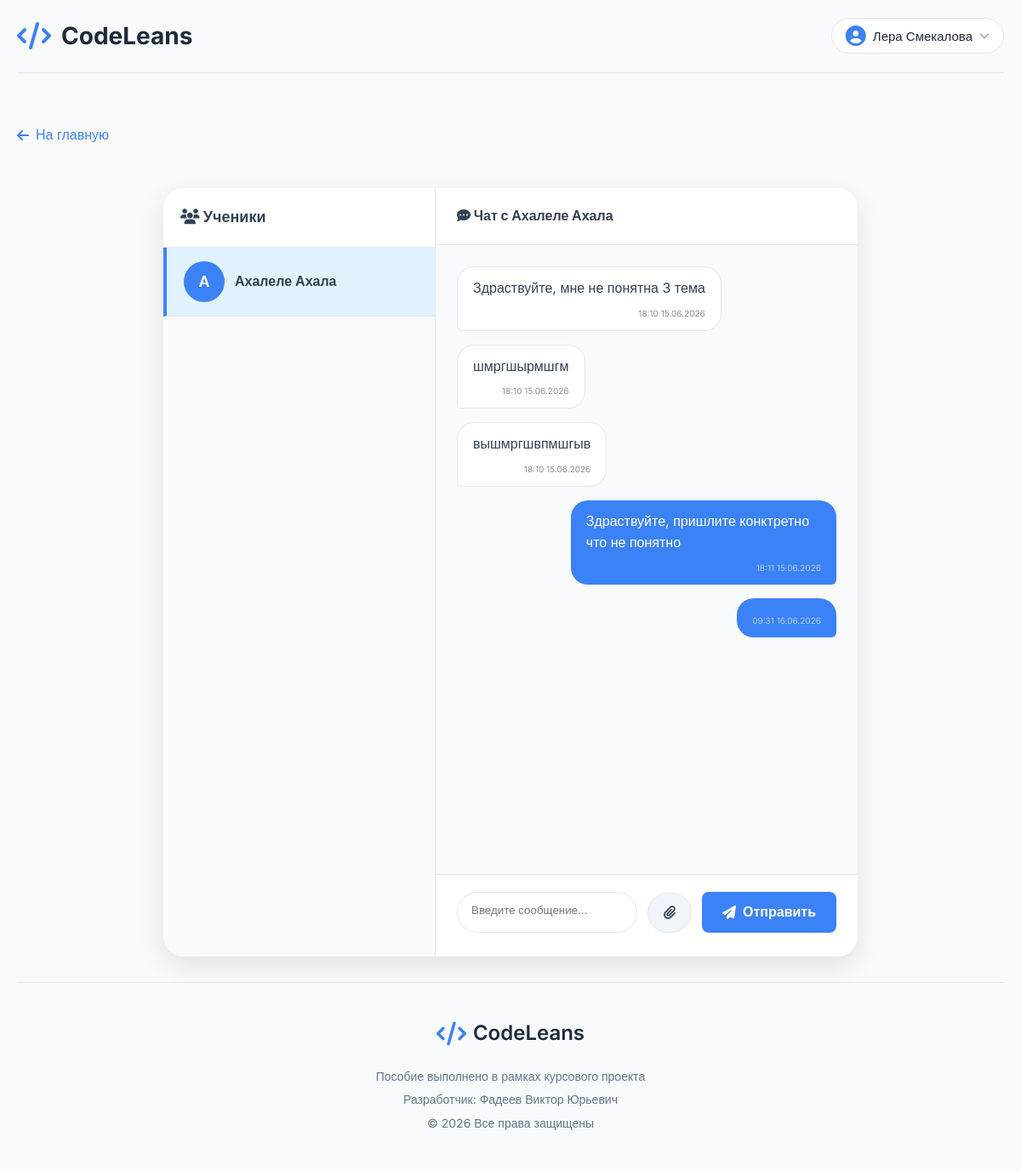
The app's page /teacher_messages.php (signed in) with its own data.
### tables this page shows
CREATE TABLE `users` (
  `id` int(11) NOT NULL,
  `full_name` varchar(100) NOT NULL,
  `email` varchar(100) NOT NULL,
  `theme` varchar(20) DEFAULT 'light',
  `font_size` varchar(20) DEFAULT 'medium',
  `avatar` varchar(255) DEFAULT NULL,
  `password` varchar(255) NOT NULL,
  `created_at` timestamp NOT NULL DEFAULT current_timestamp(),
  `reset_token` varchar(255) DEFAULT NULL,
  `reset_expires` datetime DEFAULT NULL
);

CREATE TABLE `private_messages` (
  `id` int(11) NOT NULL,
  `from_user_id` int(11) NOT NULL,
  `to_user_id` int(11) NOT NULL,
  `message` text DEFAULT NULL,
  `file_path` varchar(255) DEFAULT NULL,
  `file_type` varchar(100) DEFAULT NULL,
  `is_read` tinyint(1) DEFAULT 0,
  `created_at` timestamp NOT NULL DEFAULT current_timestamp()
);

### config.php (called while the page is built, shortened)
<?php
function getBodyThemeClass() {
    if (isset($_SESSION['site_theme'])) {
        $theme = $_SESSION['site_theme'];
        return 'theme-' . $theme;
    }
    return 'theme-light';
}
$user_name = $_SESSION['user_name'] ?? 'Гость';
?>

### teacher_messages.php (the view, shortened to what this page needs)
<?php
require_once 'config/config.php';
$selected_user_id = isset($_GET['user_id']) ? (int)$_GET['user_id'] : 0;
$stmt = $pdo->prepare("
    SELECT DISTINCT
        u.id, u.full_name, u.avatar,
        (SELECT COUNT(*) FROM private_messages WHERE from_user_id = u.id AND to_user_id = ? AND is_read = 0) as unread_count
    FROM private_messages pm
    JOIN users u ON (pm.from_user_id = u.id OR pm.to_user_id = u.id)
    WHERE (pm.from_user_id = ? OR pm.to_user_id = ?)
      AND u.id != ?
      AND EXISTS (SELECT 1 FROM user_roles ur WHERE ur.user_id = u.id AND ur.role_id = 1)
    ORDER BY pm.created_at DESC
");
$stmt->execute([$user_id, $user_id, $user_id, $user_id]);
$students = $stmt->fetchAll();
if ($selected_user_id == 0 && count($students) > 0) {
    $selected_user_id = $students[0]['id'];
}
$messages = [];
if ($selected_user_id) {
    $stmt = $pdo->prepare("
        SELECT * FROM private_messages
        WHERE (from_user_id = ? AND to_user_id = ?) OR (from_user_id = ? AND to_user_id = ?)
        ORDER BY created_at ASC
    ");
    $stmt->execute([$user_id, $selected_user_id, $selected_user_id, $user_id]);
    $messages = $stmt->fetchAll();
}
$student_name = '';
if ($selected_user_id) {
    $stmt = $pdo->prepare("SELECT full_name FROM users WHERE id = ?");
    $stmt->execute([$selected_user_id]);
    $student_name = $stmt->fetchColumn();
}
$current_font_size = $_SESSION['font_size'] ?? 'medium';
$avatar = $_SESSION['avatar'] ?? null;
?>
<!DOCTYPE html>
<html lang="ru">
<head>
    <link rel="stylesheet" href="style/codeleans.css">
    <link rel="stylesheet" href="style/global.css">
    <link rel="stylesheet" href="https://cdnjs.cloudflare.com/ajax/libs/font-awesome/6.4.0/css/all.min.css">
</head>
<body class="<?= getBodyThemeClass() ?> font-<?= htmlspecialchars($current_font_size) ?>">
<div class="container">
    <header class="header">
        <div class="logo"><i class="fas fa-code"></i><h1>CodeLeans</h1></div>
        <div class="profile-section">
            <button class="profile-btn" id="profileBtn">
                <?php if ($avatar && file_exists($avatar)): ?>
                    <img src="<?= htmlspecialchars($avatar) ?>" style="width:32px;height:32px;border-radius:50%;">
                <?php else: ?>
                    <i class="fas fa-user-circle"></i>
                <?php endif; ?>
                <span><?= htmlspecialchars($user_name) ?></span>
                <i class="fas fa-chevron-down"></i>
            </button>
        </div>
    </header>
    <a href="index.php" class="back-link" style="display: inline-flex; align-items: center; gap: 8px; margin: 20px 0; color: #3b82f6; text-decoration: none;">
        <i class="fas fa-arrow-left"></i> На главную
    </a>
    <div class="messenger-container">
        <div class="sidebar">
            <div class="sidebar-header"><i class="fas fa-users"></i> Ученики</div>
            <div class="students-list">
                <?php if (empty($students)): ?>
                    <div class="empty-state">Нет диалогов с учениками</div>
                <?php else: ?>
                    <?php foreach ($students as $student): ?>
                        <a href="teacher_messages.php?user_id=<?= $student['id'] ?>" class="student-item <?= ($selected_user_id == $student['id']) ? 'active' : '' ?>">
                            <div class="student-avatar"><?= mb_substr($student['full_name'], 0, 1) ?></div>
                            <div class="student-info">
                                <div class="student-name">
                                    <?= htmlspecialchars($student['full_name']) ?>
                                </div>
                            </div>
                        </a>
                    <?php endforeach; ?>
                <?php endif; ?>
            </div>
        </div>
        <div class="chat-area">
            <?php if ($selected_user_id && $student_name): ?>
                <div class="chat-header"><i class="fas fa-comment-dots"></i> Чат с <?= htmlspecialchars($student_name) ?></div>
                <div class="messages-list" id="messagesList">
                    <?php foreach ($messages as $msg):
                        $is_teacher = ($msg['from_user_id'] == $user_id);
                    ?>
                        <div class="message <?= $is_teacher ? 'outgoing' : 'incoming' ?>">
                            <div class="message-body">
                                <?php if ($msg['message']): ?>
                                    <p><?= nl2br(htmlspecialchars($msg['message'])) ?></p>
                                <?php endif; ?>
                            </div>
                            <div class="message-time"><?= date('H:i d.m.Y', strtotime($msg['created_at'])) ?></div>
                        </div>
                    <?php endforeach; ?>
                </div>
                <form method="post" enctype="multipart/form-data" class="chat-form" id="chatForm">
                    <div class="form-row">
                        <textarea name="message" class="message-input" placeholder="Введите сообщение..." rows="1"></textarea>
                        <label class="file-label"><i class="fas fa-paperclip"></i><input type="file" name="file" style="display: none;" id="fileInput"></label>
                        <button type="submit" class="send-btn"><i class="fas fa-paper-plane"></i> Отправить</button>
                    </div>
                </form>
            <?php else: ?>
                <div class="empty-state"><i class="fas fa-comment" style="font-size: 48px; margin-bottom: 15px; display: block;"></i>Выберите ученика из списка</div>
            <?php endif; ?>
        </div>
    </div>
    <footer class="footer">
        <div class="footer-content">
            <div class="footer-logo"><i class="fas fa-code"></i><span>CodeLeans</span></div>
            <div class="footer-info">
                <p>Пособие выполнено в рамках курсового проекта</p>
                <p>Разработчик: Фадеев Виктор Юрьевич</p>
                <p>© 2026 Все права защищены</p>
            </div>
        </div>
    </footer>
</div>
</body>
</html>

### codeleans.css (style rules this page uses)
* { margin: 0; padding: 0; box-sizing: border-box; }
body { font-family: 'Inter', sans-serif; background-color: #f8fafc; color: #334155; line-height: 1.6; }
.container { max-width: 1200px; margin: 0 auto; padding: 0 20px; min-height: 100vh; display: flex; flex-direction: column; }
.header { display: flex; justify-content: space-between; align-items: center; padding: 20px 0; border-bottom: 1px solid #e2e8f0; margin-bottom: 40px; }
.logo { display: flex; align-items: center; gap: 12px; }
.logo i { font-size: 32px; color: #3b82f6; }
.logo h1 { font-size: 28px; font-weight: 700; color: #1e293b; }
.profile-section { position: relative; }
.profile-btn { display: flex; align-items: center; gap: 10px; background-color: white; border: 1px solid #e2e8f0; border-radius: 50px; padding: 10px 20px; font-size: 16px; font-weight: 500; color: #475569; cursor: pointer; transition: all 0.3s ease; }
.profile-btn i:first-child { font-size: 24px; color: #3b82f6; }
.profile-btn i:last-child { font-size: 12px; color: #94a3b8; }
.footer { padding: 40px 0; border-top: 1px solid #e2e8f0; text-align: center; }
.footer-logo { display: flex; align-items: center; justify-content: center; gap: 8px; font-size: 24px; font-weight: 600; color: #1e293b; margin-bottom: 20px; }
.footer-logo i { font-size: 28px; color: #3b82f6; }
.footer p { color: #64748b; font-size: 14px; margin: 5px 0; }
body.font-medium { font-size: 16px; }
.btn, .btn-primary, .btn-submit, .course-btn, .complete-btn, .start-btn, .btn-complete, button[type="submit"]:not(.toggle-password):not(.modal-close):not(.about-btn):not(.profile-btn) { display: inline-flex !important; align-items: center !important; justify-content: center !important; gap: 8px !important; background: #3b82f6 !important; color: white !important; border: none !important; padding: 12px 24px !important; border-radius: 8px !important; font-size: 16px !important; font-weight: 600 !important; text-decoration: none !important; cursor: pointer !important; transition: all 0.3s ease !important; }
.profile-btn { display: flex; align-items: center; gap: 8px; padding: 8px 16px; background-color: white; border: 1px solid #e2e8f0; border-radius: 40px; color: #1e293b; font-size: 15px; font-weight: 500; cursor: pointer; transition: all 0.3s ease; }
.profile-btn i { color: #3b82f6; }

### global.css (style rules this page uses)
body.font-medium { font-size: 16px; }
.profile-section { position: relative; z-index: 1000; }

### records on screen
users: full_name "А", full_name "Ахалеле Ахала"
private_messages: message "Здраствуйте, мне не понятна 3 тема", created_at "18:10 15.06.2026"
private_messages: message "шмргшырмшгм", created_at "18:10 15.06.2026"
private_messages: message "вышмргшвпмшгыв", created_at "18:10 15.06.2026"
private_messages: message "Здраствуйте, пришлите конктретно что не понятно", created_at "18:11 15.06.2026"
private_messages: created_at "09:31 16.06.2026"

### other values on screen
$user_name "Лера Смекалова"
